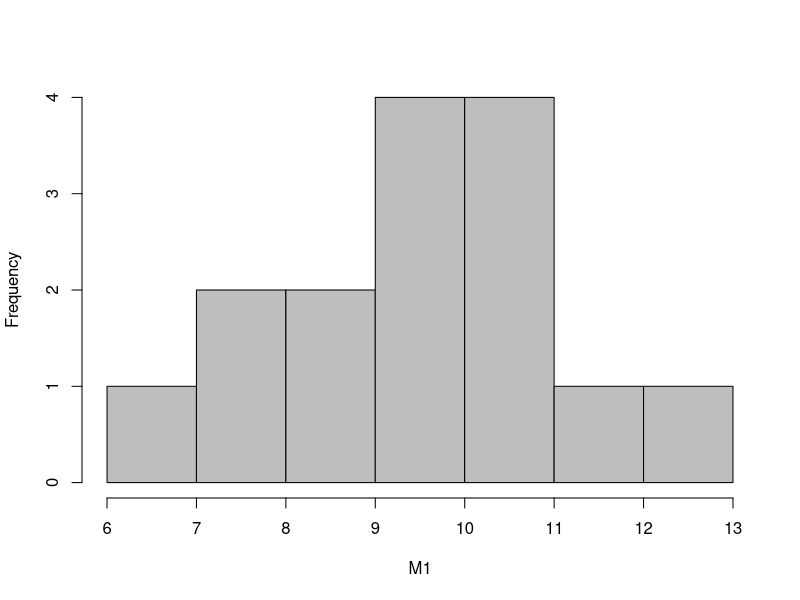
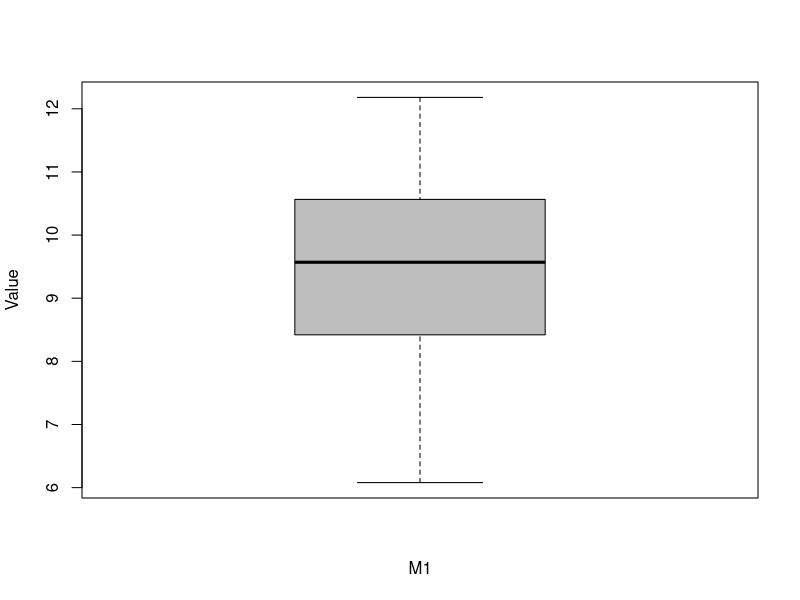
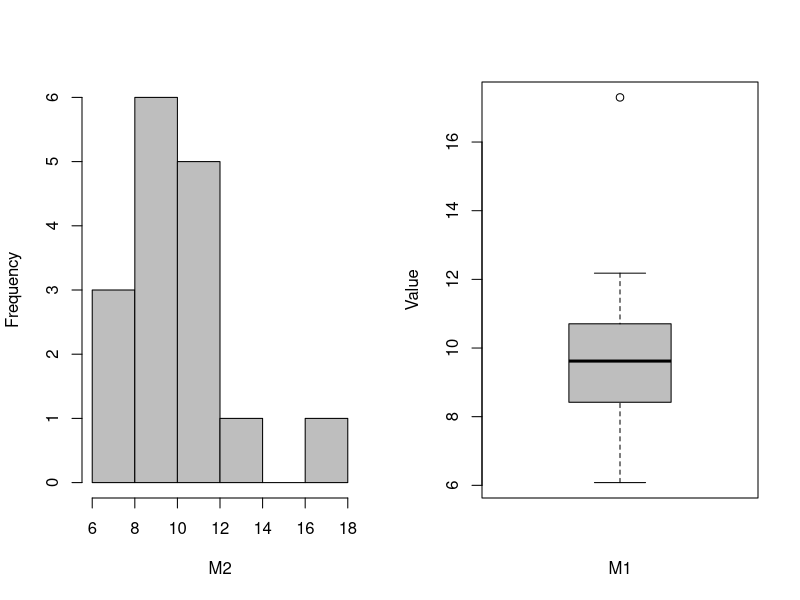
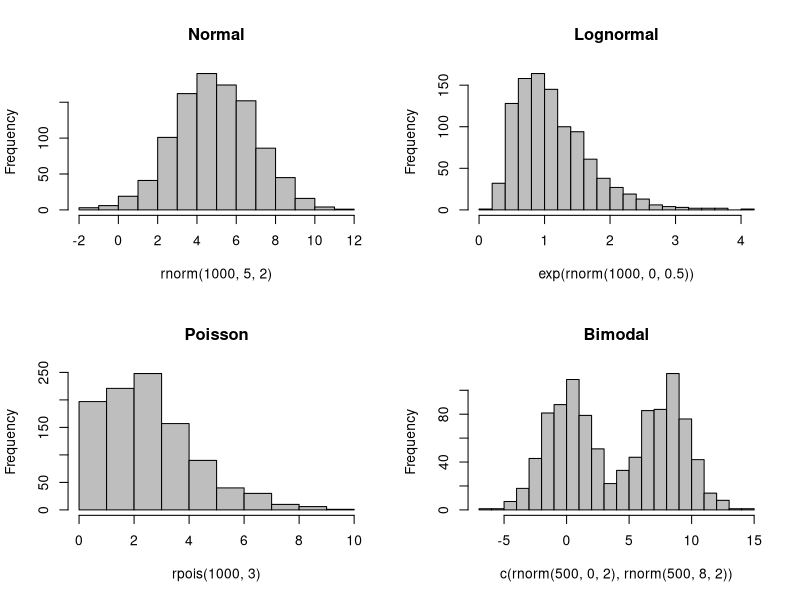
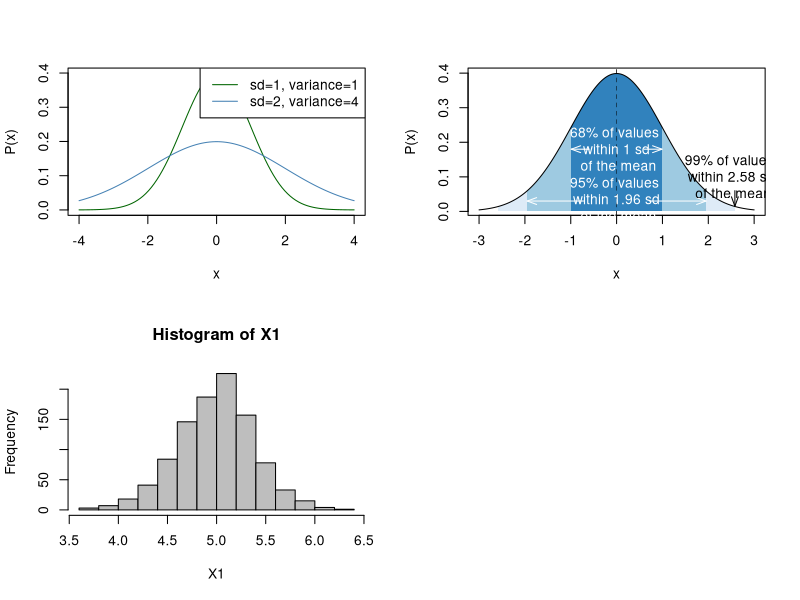

R code for these plots, in order:
## ---- chunk 1
knitr::opts_chunk$set(collapse = TRUE, warning = FALSE, message = FALSE, comment = NA)
## ---- chunk 2
options(digits = 5)  ##Sets number of sig. figs to display output to
## ---- chunk 3
M1<-c(8.47, 6.08, 9.57, 12.18, 7.60, 9.67, 9.39, 10.83, 10.46, 10.55, 8.37, 10.58, 9.42, 7.95, 11.86)

min(M1)

max(M1)
## ---- chunk 4
hist(M1, col = "grey", main = "")
## ---- chunk 5
boxplot(M1,
        col = "grey",
        xlab = "M1",
        ylab = "Value")
## ---- chunk 6
M2<-c(M1, 17.3)
## ---- chunk 7
# Set plot area to show two figures side by side
par(mfrow = c(1, 2))

# Draw histogram
hist(M2, col = "grey", main = "")

# Draw boxplot
boxplot(M2,
        col = "grey",
        xlab = "M1",
        ylab = "Value")

# plot area back to normal
par(mfrow = c(1,1))
## ---- chunk 8
stem(M1, scale = 2)

## ---- chunk 9
stem(M2, scale = 3)
## ---- chunk 10
stem(M2)
## ---- chunk 11
# Set plot area to show two rows each of two figures side by side
par(mfrow = c(2, 2))

# Draw data from normal distribution and plot histogram
hist(rnorm(1000, 5, 2),
     col = "grey",
     main = "Normal",
     breaks = 15)

# Lognormal
hist(exp(rnorm(1000, 0, 0.5)),
     col = "grey",
     main = "Lognormal",
     breaks = 15)

# Poisson
hist(rpois(1000, 3), 
     col = "grey", 
     main = "Poisson")

# Bimodal
hist(c(rnorm(500, 0, 2), rnorm(500, 8, 2)),
     col = "grey",
     main = "Bimodal",
     breaks = 15)

## ---- chunk 12
mean(M1)
## ---- chunk 13
mean(M2)
## ---- chunk 14
median(M1)
## ---- chunk 15
median(M2)
## ---- chunk 16
mode(M1)
## ---- chunk 17
# Calculate Kernel Density Estimate for M1
dens <- density(M1)

# Which value corresonds to the maximum value of the KDE? 
dens$x[which(dens$y == max(dens$y))]
## ---- chunk 18
M1

# Calculate the mean
meanM1 <- mean(M1)

# Calculate the difference between each number and the mean
M1 - meanM1

# Add the differences up
sum(M1 - meanM1)
## ---- chunk 19
sum((M1-meanM1)^2)
## ---- chunk 20
sum((M1-meanM1)^2)/(length(M1)-1)
## ---- chunk 21
var(M1)
## ---- chunk 22
## Code to draw figure 5

# Generate x-values
x1 <- seq(-4, 4, length = 100)

# Generate y values with sd = 1
y1 <- dnorm(x1, mean = 0, sd = 1)

# Generate y values with sd = 2
y2 <- dnorm(x1, mean = 0, sd = 2)

# Plot x1 and y1
plot(
  y1 ~ x1,
  type = "l",
  col = "darkgreen",
  xlab = "x",
  ylab = "P(x)"
)

# Add y2
points(y2 ~ x1, type = "l", col = "steelblue")

# Add legend
legend(
  "topright",
  legend = c("sd=1, variance=1", "sd=2, variance=4"),
  lty = 1,
  col = c("darkgreen", "steelblue")
)
## ---- chunk 23
X1 <- seq(-3, 3, length = 300)
Y1 <- dnorm(X1)
plot(X1, Y1, type = "n", xlab = "x", ylab = "P(x)")
abline(v=0, lwd=0.5,lty=2)

x0 <- min(which(X1 >= -2.58))
x1 <- min(which(X1 >= -1.96))
x2 <- min(which(X1 >= -1))
x3 <- max(which(X1 <= 1))
x4 <- max(which(X1 <= 1.96))
x5 <- max(which(X1 <= 2.58))

polygon(x = c(X1[c(1, 1:x0, x0)]), y = c(0, Y1[1:x0], 0), col = "white", border = NA)
polygon(x = c(X1[c(x0, x0:x1, x1)]), y = c(0, Y1[x0:x1], 0), col = "#deebf7", border = NA)
polygon(x = c(X1[c(x1, x1:x2, x2)]), y = c(0, Y1[x1:x2], 0), col = "#9ecae1", border = NA)
polygon(x = c(X1[c(x2, x2:x3, x3)]), y = c(0, Y1[x2:x3], 0), col = "#3182bd", border = NA)
polygon(x = c(X1[c(x3, x3:x4, x4)]), y = c(0, Y1[x3:x4], 0), col = "#9ecae1", border = NA)
polygon(x = c(X1[c(x4, x4:x5, x5)]), y = c(0, Y1[x4:x5], 0), col = "#deebf7", border = NA)
polygon(x = c(X1[c(x5, x5:300, 300)]), y = c(0, Y1[x5:300], 0), col = "white", 
    border = NA)


points(X1, Y1, type = "l")

abline(v=0, lwd=0.5,lty=2)

text(0, 0.18, "68% of values \n within 1 sd \n of the mean", cex = 1,col="white")
arrows(0.6,0.18,0.99,0.18,length=0.1,angle=20,col="white")
arrows(-0.6,0.18,-0.99,0.18,length=0.1,angle=20,col="white")


text(0, 0.035, "95% of values \n within 1.96 sd \n of the mean", cex = 1,col="white")
arrows(0.72,0.03,1.95,0.03,length=0.1,angle=20,col="white")
arrows(-0.72,0.03,-1.95,0.03,length=0.1,angle=20,col="white")

text(2.5,0.1, "99% of values \n within 2.58 sd \n of the mean", cex = 1)
arrows(2.58,0.06,2.58,0.015,length=0.1,angle=20)
## ---- chunk 24
IQR(M1)
## ---- chunk 25
summary(M1)
## ---- chunk 26
set.seed (100)
X1<-replicate(1000,mean(rnorm(n=25,mean=5,sd=2)))
## ---- chunk 27
hist(X1,col="grey")
## ---- chunk 28
sd(X1)
